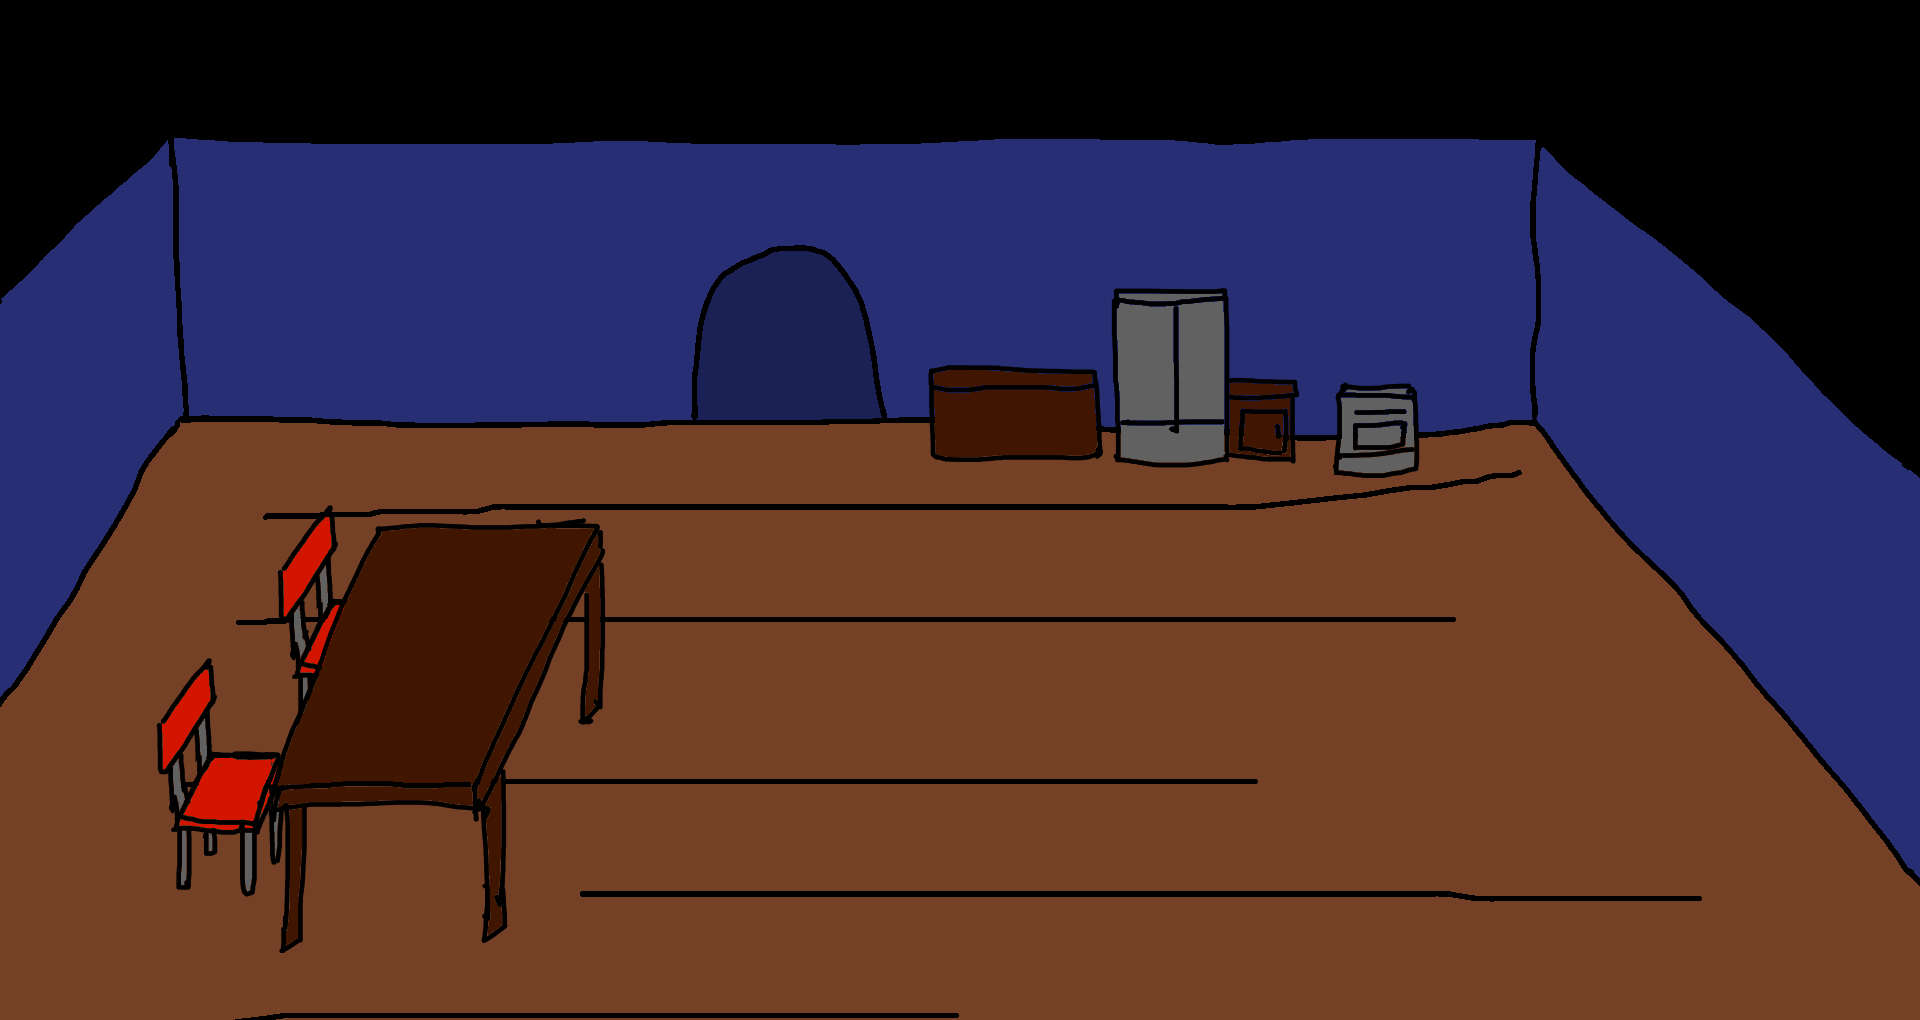

Rendered tile map (Tiled .tmx) drawn with the repository's tilesets; below, a short description and the map source with its tile grids summarised:
An orthogonal 60x34 tile map with 32x30 px tiles, 1 tile layer (Tile Layer 1) and 7 objects.

<map version="1.10" tiledversion="1.10.2" orientation="orthogonal" renderorder="right-down" width="60" height="34" tilewidth="32" tileheight="30" infinite="0" nextlayerid="3" nextobjectid="8">
 <tileset firstgid="1" source="background2.tsx" />
 <layer id="1" name="Tile Layer 1" width="60" height="34">
  <data>[2040 cells, 2040 non-empty, 2040 distinct tile ids]</data>
 </layer>
 <objectgroup id="2" name="Object Layer 1">
  <object id="1" x="1533.21" y="423.311">
   <polygon points="0,0 384.594,433.636 387.175,41.2986 5.16233,-268.441" />
  </object>
  <object id="2" x="1536" y="156">
   <polygon points="0,0 -1366.67,0 -1350.67,262.667 -4,265.333" />
  </object>
  <object id="3" x="929.333" y="377.333">
   <polygon points="0,0 1.33333,74.6667 165.333,74.6667 162.667,2.66667" />
  </object>
  <object id="4" x="1117.33" y="305.333">
   <polygon points="0,0 -1.33333,152 109.333,150.667 106.667,0" />
  </object>
  <object id="5" x="1228" y="388">
   <polygon points="0,0 68,1.33333 66.6667,69.3333 1.33333,65.3333" />
  </object>
  <object id="6" x="1341.33" y="392">
   <polygon points="0,0 70.6667,0 74.6667,77.3333 -6.66667,80" />
  </object>
  <object id="7" x="166.667" y="157.333">
   <polygon points="0,0 -166.667,144 -168,534.667 18.6667,258.667" />
  </object>
 </objectgroup>
</map>
